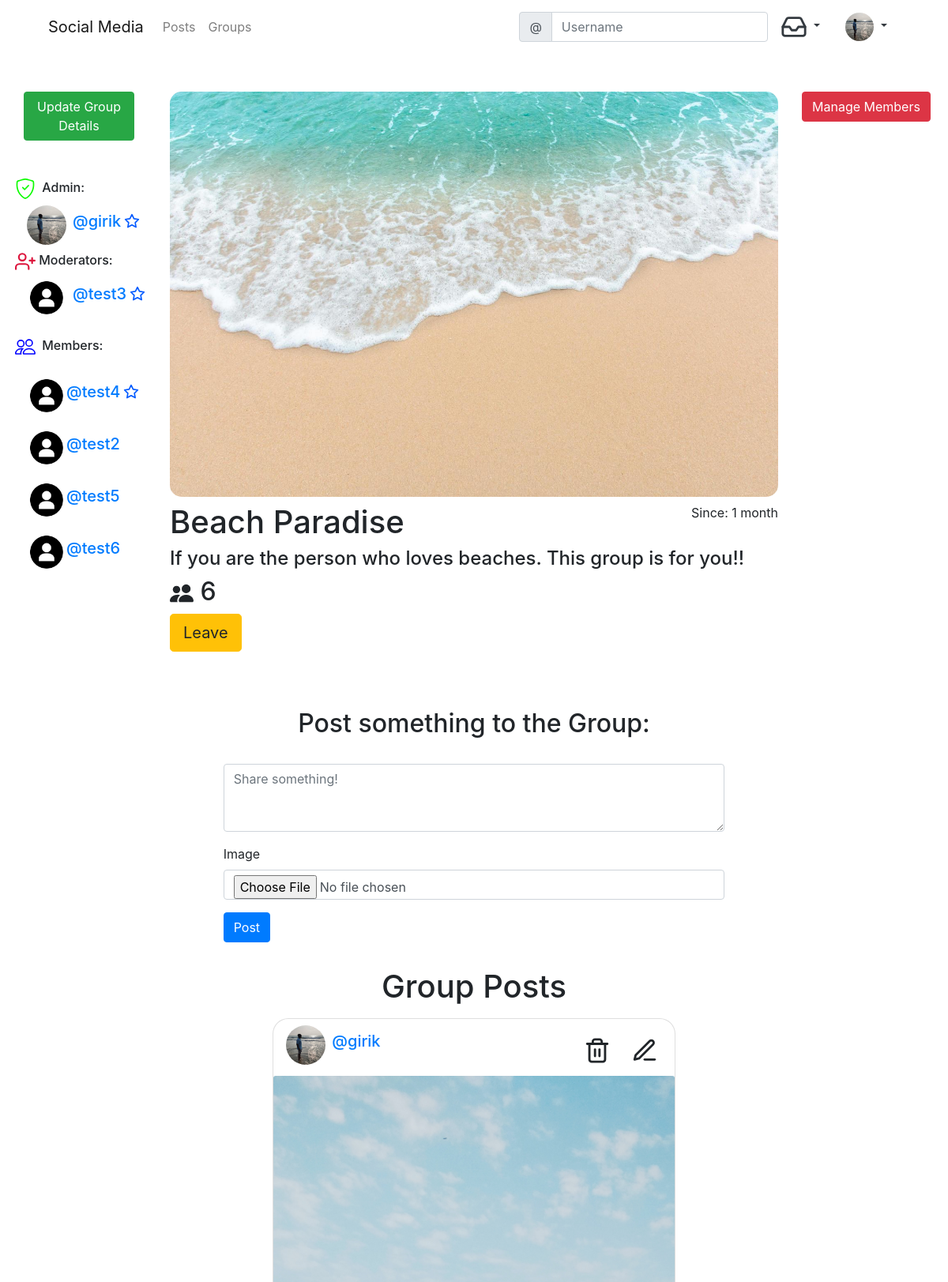
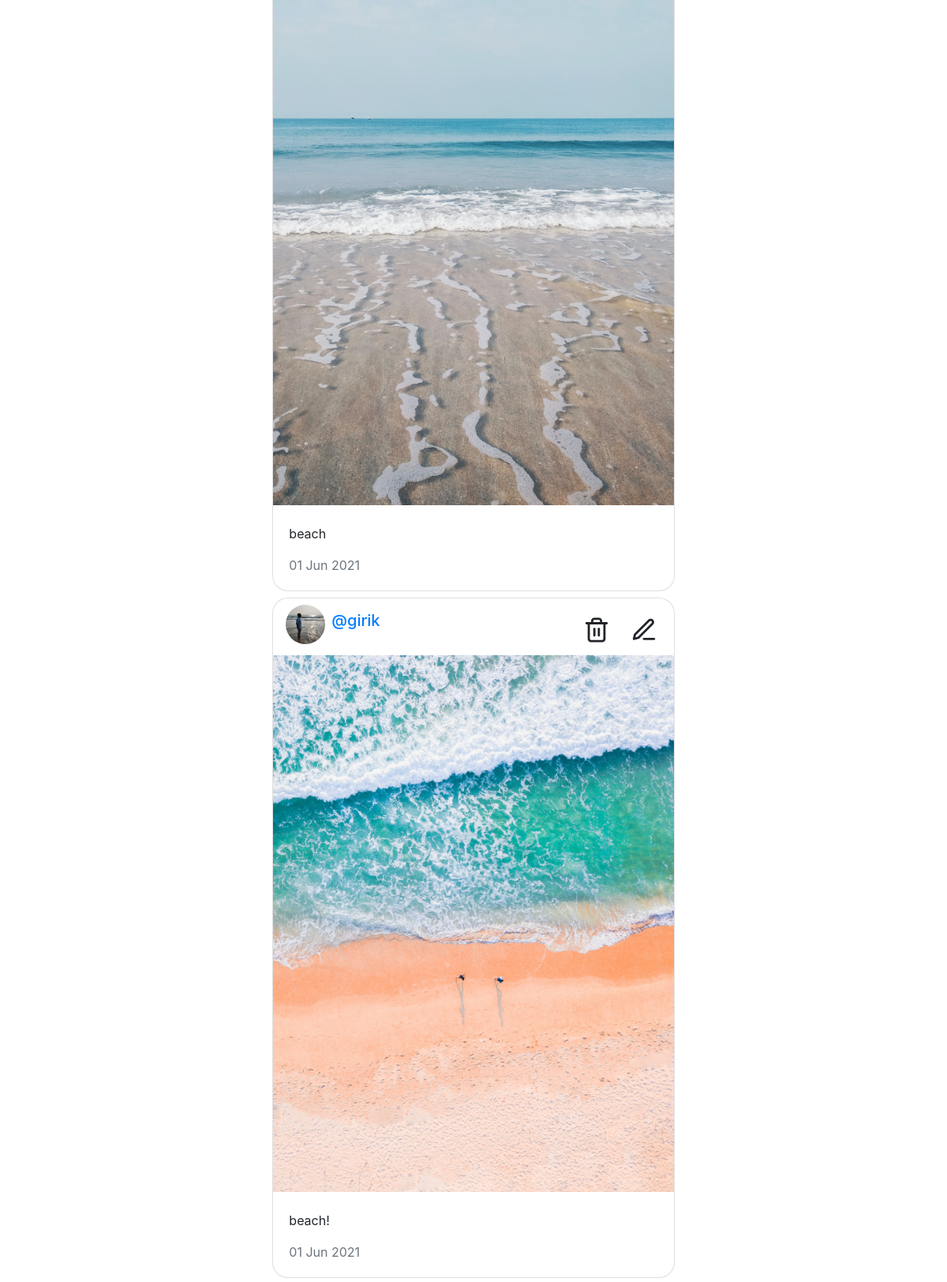
Screenshot of /groups/beach-paradise/ (signed in, upper part) with the database file from the repository (2 pictures, top to bottom).
### social/models.py (models this page shows)
class UserProfile(models.Model):
    user = models.OneToOneField(User, primary_key=True, related_name='profile', on_delete=models.CASCADE)
    name = models.CharField(max_length = 150, blank = True, null = True)
    bio = models.TextField(max_length = 350, blank = True, null = True)
    GENDER_CHOICES = (
        ('', 'Choose Your Gender'),
        ('Male', 'Male'),
        ('Female', 'Female'),
        ('Rather Not Say', 'Rather Not Say')
    )
    gender = models.CharField(max_length=14, choices=GENDER_CHOICES)
    birth_date = models.DateField(blank = True, null = True)
    location = models.CharField(max_length = 150, blank = True, null = True)
    profile_background = models.ImageField(upload_to='uploads/profile_background', default='uploads/profile_background/default.jpg', blank=True)
    profile_pic = models.ImageField(upload_to='uploads/profile_pictures', default='uploads/profile_pictures/default_img.png', blank=True)
    followers = models.ManyToManyField(User, related_name='followers', blank = True)
    verified = models.BooleanField(default=False)

### groups/models.py (models this page shows, shortened)
class Group(models.Model):
    name = models.CharField(max_length=20, unique=True)
    slug = models.SlugField(allow_unicode=True, unique=True)
    description = models.TextField(blank=True, default='')
    admin = models.ForeignKey(User, blank=True, related_name='admin', on_delete= models.CASCADE)
    moderators = models.ManyToManyField(User, blank=True, related_name='group_moderators')
    ban = models.ManyToManyField(User, blank=True, related_name='group_ban')
    members = models.ManyToManyField(User, through='GroupMember')
    cover = models.ImageField(upload_to='uploads/covers', default='uploads/covers/default.jpg', blank=True)
    created_on = models.DateTimeField(auto_now_add=True)
    def __str__(self):
        return self.name
    class Meta():
        ordering = ["-created_on"]

class GroupMember(models.Model):
    group = models.ForeignKey(Group, related_name='membership', on_delete = models.CASCADE)
    user = models.ForeignKey(User, related_name='user_groups', on_delete = models.CASCADE)
    joined_since = models.DateTimeField(auto_now_add=True)
    class Meta():
        unique_together = ('user', 'group')

class GroupPost(models.Model):
    author = models.ForeignKey(User, related_name='group_posts', on_delete=models.CASCADE)
    content = models.TextField()
    image = models.ImageField(upload_to='uploads/groupposts', blank=True, null=True)
    group = models.ForeignKey(Group, related_name='groupposts', null=True, blank=True, on_delete=models.CASCADE)
    timestamp = models.DateTimeField(auto_now=True)
    class Meta:
        ordering = ['-timestamp']

### groups/views.py (the view, shortened to what this page needs)
# urls.py: path('<slug>/', views.DetailGroup.as_view(), name='detail-group'),
class DetailGroup(LoginRequiredMixin, UserPassesTestMixin, DetailView):
    template_name = 'groups/group_detail.html'
    model = models.Group
    def get_context_data(self, **kwargs):
        oldest_members = models.GroupMember.objects.filter(group=self.get_object()).order_by('joined_since')[0:3]
        context = super().get_context_data(**kwargs)
        context['post_form'] = forms.createpostform
        context['oldest_members'] = oldest_members
        return context
    def test_func(self):
        if self.request.user not in self.get_object().ban.all():
            return True

### social/templatetags/custom_tags.py (called while the page is built)
@register.inclusion_tag('notif/notifications.html', takes_context = True)
def show_notifications(context):
    request_user = context['request'].user
    notifications = Notification.objects.filter(to_user=request_user).exclude(user_has_seen=True).order_by('-timestamp')
    return {'notifications':notifications}

### templates/groups/group_detail.html (shortened to what this page needs)
{% extends "base.html" %}
{% load static %}
{% load bootstrap4 %}
{% block LeftContent %}
<div class="container mt-5">
  {% if user == group.admin %}
    <a class="btn btn-success" href="{% url 'update-group' group.slug %}">Update Group Details</a>
  {% endif %}
</div>
<div class="row mt-5 ml-1">
  <h6 class="">
    Admin:
  </h6>
  <div class="col-md-12">
    <img src="{{ group.admin.profile.profile_pic.url }}" class="float-left mr-2" height="50px" width="50px" style="border-radius: 100%;" alt="">
    <h5 class="card-title mt-2"><a href="{% url 'profile_view' pk=group.admin.pk %}">@{{ group.admin.username }}{% for user in oldest_members %}{% if group.admin == user.user %}<i class="mb-1 ml-1" style="color:rgb(0, 89, 255); height:20px; width:20px;" data-feather="star"></i>{% endif %}{% endfor %} </a></h5>
  </div>
  <h6 class="mt-2">
    <i class="mod" data-feather="user-plus"></i>
    Moderators:
  </h6>
  {% for mod in group.moderators.all %}
    <div class="container col-md-12 ">
      <img src="{{ mod.profile.profile_pic.url }}" class="float-left mr-2" height="50px" width="50px" style="border-radius: 100%;" alt="">
      <h5 class="card-title mt-2"><a href="{% url 'profile_view' pk=mod.pk %}">@{{ mod.username }}{% for user in oldest_members %}{% if mod == user.user %}<i class="mb-1 ml-1" style="color:rgb(0, 89, 255); height:20px; width:20px;" data-feather="star"></i>{% endif %}{% endfor %}</a></h5>
    </div>
  {% endfor %}
  <h6 class=" mt-4">
    Members:
  </h6>
  {% for group_user in group.members.all %}
    {% if group_user != group.admin%}
      {% if group_user not in group.moderators.all %}
      <div class="container col-md-12 mt-3">
        <img src="{{ group_user.profile.profile_pic.url }}" class="float-left" height="50px" width="50px" style="border-radius: 100%;" alt="">
        <h5 class="card-title mt-2"><a href="{% url 'profile_view' pk=group_user.pk %}">@{{ group_user.username }}{% for user in oldest_members %}{% if group_user == user.user %}<i class="mb-1 ml-1" style="color:rgb(0, 89, 255); height:20px; width:20px;" data-feather="star"></i>{% endif %}{% endfor %}</a></h5>
      </div>
      {% endif %}
    {% endif %}
  {% endfor %}
</div>
{% endblock LeftContent %}
{% block maincontent %}
<div class="row justify-content-center mt-5">
  <div class="col-md-12">
    <img src="{{ group.cover.url }}"  width="100%" style="border-radius: 15px;" alt="">
  </div>
  <div class="col-md-12 justify-content-center mt-2 mb-2">
    <p class="float-right">Since: {{ group.created_on|timesince }}</p>
    <h1>{{ group.name }}</h1>
    <h4>{{ group.description }}</h4>
    <h2>
    {{ group.members.count }}</h2>
    {% if user in group.members.all %}
    <a href="{% url 'leave' slug=group.slug %}" class="btn btn-lg btn-warning"> Leave</a>
    {% else %}
    <a href="{% url 'join' slug=group.slug %}" class="btn btn-lg btn-success"><span class="fa fa-check-circle-o"></span> Join</a>
    {% endif %}
  </div>
{% if user in group.members.all %}
<div class="col-md-10 mt-5 p-3">
  <h2 class="text-center">Post something to the Group:</h2>
  <form method="POST" enctype="multipart/form-data">
    {% bootstrap_form post_form %}
    <input class="btn btn-primary" type="submit" value="Post">
    </form>
</div>
{% else %}
<p>Join to Post something in the group</p>
{% endif %}
  <div class="container col-md-12 mt-3">
    <h1 class="text-center">Group Posts</h1>
  <div class="row justify-content-center">
    <div class="col-md-1"></div>
    <div class="col-md-10">
    {% for post in group.groupposts.all %}
      <div class="card mt-2" style="width: 80%; margin-left: 10%; border-radius: 20px;">
        {% if post.image %}
        <div class="ml-3 mt-2 mb-2">
          <a href="{% url 'profile_view' pk=post.author.pk %}"> <img src="{{ post.author.profile.profile_pic.url }}" class="float-left mr-2" height="50px" width="50px" style="border-radius: 100%;" alt="">
          <h5 class="card-title mt-2 ml-5">@{{ post.author.username }}
            {% if user == post.author %}
            <a class="btn round_img mr-2 float-right" href="{% url 'edit-group-post' pk=post.pk %}">
              <i data-feather="edit-3"></i>
            </a>
            {% endif %}
            {% if user in group.moderators.all or user == group.admin or user == post.author %}
            <a class="btn round_img float-right" href="{% url 'delete-group-post' pk=post.pk %}">
              <i data-feather="trash-2"></i>
            </a>
            {% endif %}
          </h5></a>
        </div>
        <img src="{{ post.image.url }}"  class="float-left card-img-top" alt="...">
        {% endif %}
        <div class="card-body">
          {% if post.image %}
          <p class="card-text mt-1">{{ post.content|safe }}</p>
          {% else %}
          <p class="card-text mt-5">{{ post.content|safe }}</p>
          {% endif %}
          <p class="card-text text-muted">{{ post.timestamp|date:"d M Y" }}</p>
        </div>
      </div>
    {% empty %}
    <p>No posts yet!</p>
  {% endfor %}
    </div>
    <div class="col-md-1"></div>
  </div>
</div>
</div>
{% endblock maincontent %}
{% block RightContent %}
{% if user.username == group.admin.username or user in group.moderators.all %}
<button type="button" class="btn btn-danger mt-5" data-toggle="modal" data-target="#exampleModal">
  Manage Members
</button>
{% endif %}
{% endblock RightContent %}

### templates/base.html (shortened to what this page needs)
<!DOCTYPE html>
{% load static %}
{% load custom_tags %}
<html lang="en" dir="ltr">
  <head>
    <link rel="stylesheet" href="{% static 'css/master.css' %}">
    <link rel="stylesheet" href="https://cdn.jsdelivr.net/npm/bootstrap@4.6.0/dist/css/bootstrap.min.css"
>
  </head>
  <body>
  <div class="container">
    <nav class="MynavigationBar navbar navbar-expand-lg navbar-light sticky">
      <a class="navbar-brand" href="{% if user.is_authenticated %}{% url "post_list" %}{% else %}{% url "home" %}{% endif %}">Social Media</a>
      <div class="collapse navbar-collapse" id="navbarNavDropdown">
        <ul class="navbar-nav mr-auto mt-2 mt-lg-0">
          {% if user.is_authenticated %}
          <li class="nav-item">
            <a class="nav-link" href="{% url "post_list" %}">Posts</a>
          </li>
          <li class="nav-item">
            <a class="nav-link" href="{% url "list-group" %}">Groups</a>
          </li>
          {% endif %}
        </ul>
        <form class="form-inline" action="{% url "search" %}">
          <div class="input-group">
            <div class="input-group-prepend">
              <span class="input-group-text" id="basic-addon1">@</span>
            </div>
            <input type="text" class="form-control" placeholder="Username" aria-label="Username" aria-describedby="basic-addon1" name="query" value="{{ request.GET.query }}">
          </div>
        </form>
        {% if user.is_authenticated %}
        <div class="nav-item dropdown">
          <a class="nav-link dropdown-toggle text-dark" href="#" data-bs-toggle="dropdown"  id="naavbarnotif"  role="button" data-toggle="dropdown" aria-haspopup="true" aria-expanded="false">
            <i data-feather="inbox"></i>
          </a>
        </div>
        {% endif %}
        {% if user.is_authenticated %}
          <div class="nav-item dropdown">
            <a class="nav-link dropdown-toggle text-dark" href="#" data-bs-toggle="dropdown"  id="navbarDropdownMenuLink"  role="button" data-toggle="dropdown" aria-haspopup="true" aria-expanded="false">
              <img src="{{ user.profile.profile_pic.url }}" class="round_img" height="36" widht="36" alt="img not loaded">
            </a>
          </div>
          {% endif %}
      </div>
    </nav>
</div>
<div class="container-fluid">
<div class="row">
  <div class="col-lg-2 col-md-2 col-sm-12">
  {% block LeftContent %}
  {% endblock %}
  </div>
  <div class="col-lg-8 col-md-10 col-sm-12">
  {% block maincontent %}
  {% endblock %}
  </div>
  <div class="col-lg-2 col-md-12 col-sm-12">
  {% block RightContent %}
  {% endblock %}
  </div>
</div>
</div>
  </body>
</html>

### static_in_venv/css/master.css (style rules this page uses)
.round_img { border-radius: 100%; }
.feather { width: 34px; height: 34px; stroke: currentColor; stroke-width: 2; stroke-linecap: round; stroke-linejoin: round; fill: none; }
.mod { height: 26px; width: 26px; color: crimson; }

### rows the page displays
Group: admin.profile.profile_pic (picture), admin.username "girik", cover (picture), created_on "1 month", name "Beach Paradise", description "If you are the person who loves beaches. This group is for you!!", members.count "6"
GroupPost: author.profile.profile_pic (picture), author.username "girik", image (picture), content "beach", timestamp "01 Jun 2021"
GroupPost: author.profile.profile_pic (picture), author.username "girik", image (picture), content "beach!", timestamp "01 Jun 2021"

### other values shown
{{ mod.username }} "test3"
{{ group_user.username }} "test4"
{{ group_user.username }} "test2"
{{ group_user.username }} "test5"
{{ group_user.username }} "test6"
